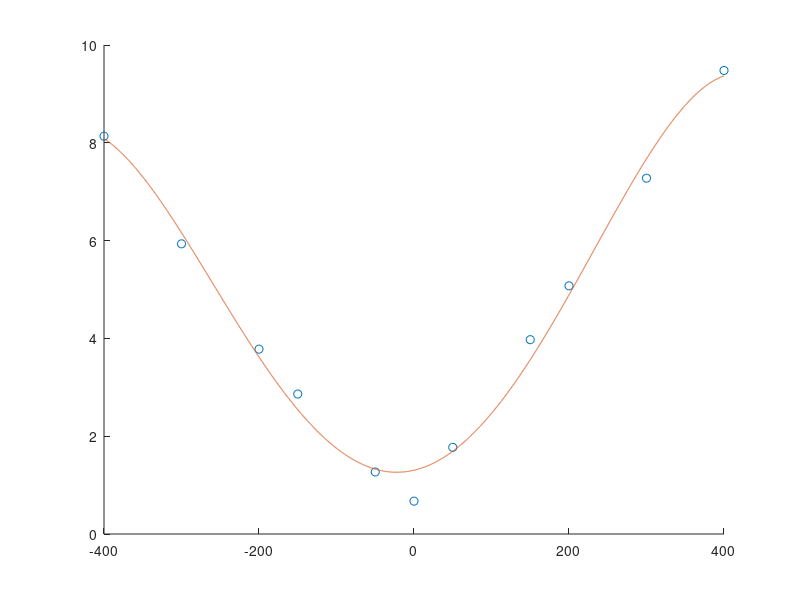

Source code (MATLAB):
clear all;
close all;
lambda = 488e-3;
x = [-2000, -1500, -1000, -750, -500, -400, -300, -200, -150, -50, 0, 50, 150, 200, 300, 400, 500, 750, 1000, 1500, 2000];
y = [43.37, 32.36, 21.35, 15.84, 10.34, 8.136, 5.934, 3.78, 2.862, 1.268, 0.6715, 1.772, 3.974, 5.075, 7.277, 9.479 11.68, 17.19, 22.69, 33.7, 44.71];

xllim = 6;
xulim = 16;

p = polyfit(x(xllim:xulim), y(xllim:xulim), 4);
%p = polyfit(x, y, 4);

x1 = linspace(x(xllim), x(xulim), 10000);
y1 = polyval(p, x1);

hold on;
plot(x(xllim:xulim),y(xllim:xulim), 'o');
%plot(x,y, 'o');
plot(x1, y1);

ymin = min(y1);

w0 = ymin*2;
b = (2*pi*w0^2)/lambda;